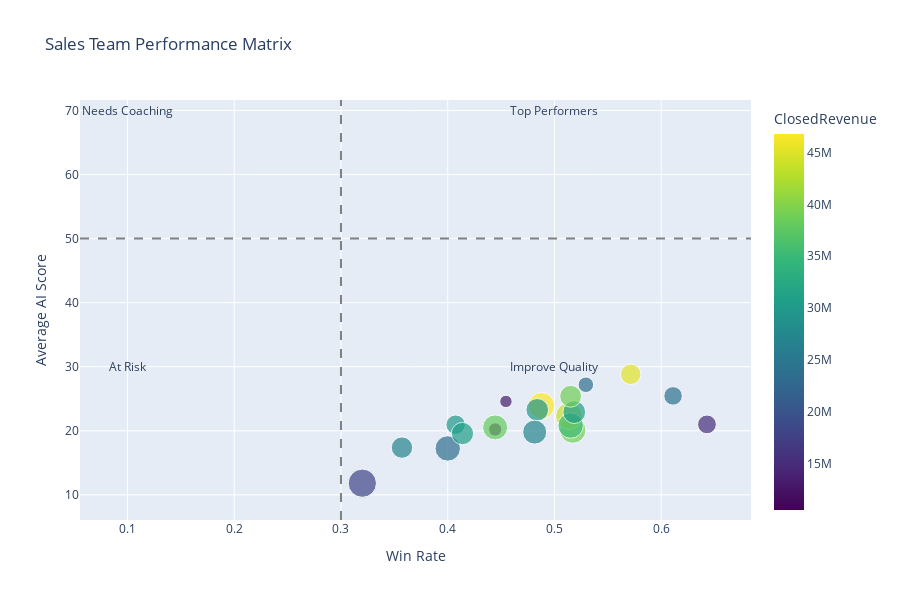

Notebook code for this chart:
### Markdown cell above
## 8. AI-Powered Sales Coaching Insights

### Code cell
# Create sales rep performance data
reps = [f"Rep_{i}" for i in range(1, 21)]
rep_performance = []

for rep in reps:
    # Assign opportunities to reps
    rep_opps = all_opps.sample(n=random.randint(20, 100))
    
    closed_deals = rep_opps[rep_opps['IsClosed']]
    
    rep_performance.append({
        'SalesRep': rep,
        'TotalOpps': len(rep_opps),
        'Pipeline': rep_opps[~rep_opps['IsClosed']]['Amount'].sum(),
        'ClosedRevenue': closed_deals[closed_deals['IsWon']]['Amount'].sum(),
        'WinRate': closed_deals['IsWon'].mean() if len(closed_deals) > 0 else 0,
        'AvgDealSize': rep_opps['Amount'].mean(),
        'AvgAIScore': rep_opps['AIScore'].mean(),
        'AvgCycleTime': closed_deals['DaysInStage'].sum() / len(closed_deals) if len(closed_deals) > 0 else 0
    })

df_rep_performance = pd.DataFrame(rep_performance)

# Generate coaching insights
def generate_coaching_insight(row):
    insights = []
    
    # Performance-based coaching
    if row['WinRate'] < 0.2:
        insights.append("🎓 Schedule deal review sessions to improve qualification")
    elif row['WinRate'] > 0.5:
        insights.append("⭐ High performer - share best practices with team")
    
    if row['AvgAIScore'] < 40:
        insights.append("📉 Focus on higher-quality opportunities")
    
    if row['AvgCycleTime'] > 60:
        insights.append("⏱️ Work on accelerating deal velocity")
    
    if row['AvgDealSize'] < df_rep_performance['AvgDealSize'].median():
        insights.append("💰 Target larger deal opportunities")
    
    return insights[0] if insights else "✅ Performing well - maintain momentum"

df_rep_performance['CoachingInsight'] = df_rep_performance.apply(generate_coaching_insight, axis=1)

# Create sales team performance dashboard
fig = px.scatter(df_rep_performance,
                x='WinRate',
                y='AvgAIScore',
                size='Pipeline',
                color='ClosedRevenue',
                hover_data=['SalesRep', 'CoachingInsight'],
                title='Sales Team Performance Matrix',
                labels={'WinRate': 'Win Rate', 'AvgAIScore': 'Average AI Score'},
                color_continuous_scale='Viridis')

# Add quadrant lines
fig.add_hline(y=50, line_dash="dash", line_color="gray")
fig.add_vline(x=0.3, line_dash="dash", line_color="gray")

# Add quadrant labels
fig.add_annotation(x=0.1, y=70, text="Needs Coaching", showarrow=False)
fig.add_annotation(x=0.5, y=70, text="Top Performers", showarrow=False)
fig.add_annotation(x=0.1, y=30, text="At Risk", showarrow=False)
fig.add_annotation(x=0.5, y=30, text="Improve Quality", showarrow=False)

fig.update_layout(height=600)
fig.show()

print("\nTop 5 Performers:")
print(df_rep_performance.nlargest(5, 'ClosedRevenue')[['SalesRep', 'ClosedRevenue', 'WinRate', 'CoachingInsight']])

### Figure 1 — Plotly figure (JSON) as saved in the notebook; plotly's stock layout.template omitted (floating-point values rounded to 4 significant figures)
{"data": [{"customdata": [["Rep_1", "📉 Focus on higher-quality opportunities"], ["Rep_2", "⭐ High performer - share best practices with team"], ["Rep_3", "⭐ High performer - share best practices with team"], ["Rep_4", "⭐ High performer - share best practices with team"], ["Rep_5", "⭐ High performer - share best practices with team"], ["Rep_6", "📉 Focus on higher-quality opportunities"], ["Rep_7", "📉 Focus on higher-quality opportunities"], ["Rep_8", "⭐ High performer - share best practices with team"], ["Rep_9", "⭐ High performer - share best practices with team"], ["Rep_10", "⭐ High performer - share best practices with team"], ["Rep_11", "📉 Focus on higher-quality opportunities"], ["Rep_12", "📉 Focus on higher-quality opportunities"], ["Rep_13", "📉 Focus on higher-quality opportunities"], ["Rep_14", "📉 Focus on higher-quality opportunities"], ["Rep_15", "📉 Focus on higher-quality opportunities"], ["Rep_16", "⭐ High performer - share best practices with team"], ["Rep_17", "⭐ High performer - share best practices with team"], ["Rep_18", "📉 Focus on higher-quality opportunities"], ["Rep_19", "📉 Focus on higher-quality opportunities"], ["Rep_20", "📉 Focus on higher-quality opportunities"]], "hovertemplate": "Win Rate=%{x}<br>Average AI Score=%{y}<br>Pipeline=%{marker.size}<br>SalesRep=%{customdata[0]}<br>CoachingInsight=%{customdata[1]}<br>ClosedRevenue=%{marker.color}<extra></extra>", "legendgroup": "", "marker": {"color": [29879767, 38945428, 45232669, 43669708, 35500657, 46799411, 10507494, 24129552, 23476952, 15135018, 38045765, 23398752, 30868013, 29663712, 26765478, 30472917, 38769818, 13221305, 18276773, 27122697], "coloraxis": "coloraxis", "size": [85797656, 154252414, 95569610, 160289594, 147065594, 157600186, 39783473, 77725694, 54639631, 79735838, 141359246, 146141983, 112501664, 116009904, 131499823, 117523441, 108138090, 34758065, 180986012, 103472743], "sizemode": "area", "sizeref": 452500.0, "symbol": "circle"}, "mode": "markers", "name": "", "orientation": "v", "showlegend": false, "type": "scatter", "x": [0.4074, 0.5172, 0.5714, 0.5135, 0.5152, 0.4878, 0.4444, 0.6111, 0.5294, 0.6429, 0.4444, 0.4, 0.4138, 0.4839, 0.4815, 0.5185, 0.5152, 0.4545, 0.32, 0.3571], "xaxis": "x", "y": [20.95, 20.09, 28.83, 22.29, 20.82, 23.92, 20.21, 25.45, 27.19, 21.0, 20.53, 17.25, 19.57, 23.27, 19.8, 22.91, 25.39, 24.58, 11.82, 17.38], "yaxis": "y"}], "layout": {"annotations": [{"showarrow": false, "text": "Needs Coaching", "x": 0.1, "y": 70}, {"showarrow": false, "text": "Top Performers", "x": 0.5, "y": 70}, {"showarrow": false, "text": "At Risk", "x": 0.1, "y": 30}, {"showarrow": false, "text": "Improve Quality", "x": 0.5, "y": 30}], "coloraxis": {"colorbar": {"title": {"text": "ClosedRevenue"}}, "colorscale": [[0.0, "#440154"], [0.1111, "#482878"], [0.2222, "#3e4989"], [0.3333, "#31688e"], [0.4444, "#26828e"], [0.5556, "#1f9e89"], [0.6667, "#35b779"], [0.7778, "#6ece58"], [0.8889, "#b5de2b"], [1.0, "#fde725"]]}, "height": 600, "legend": {"itemsizing": "constant", "tracegroupgap": 0}, "shapes": [{"line": {"color": "gray", "dash": "dash"}, "type": "line", "x0": 0, "x1": 1, "xref": "x domain", "y0": 50, "y1": 50, "yref": "y"}, {"line": {"color": "gray", "dash": "dash"}, "type": "line", "x0": 0.3, "x1": 0.3, "xref": "x", "y0": 0, "y1": 1, "yref": "y domain"}], "title": {"text": "Sales Team Performance Matrix"}, "xaxis": {"anchor": "y", "domain": [0.0, 1.0], "title": {"text": "Win Rate"}}, "yaxis": {"anchor": "x", "domain": [0.0, 1.0], "title": {"text": "Average AI Score"}}}}
